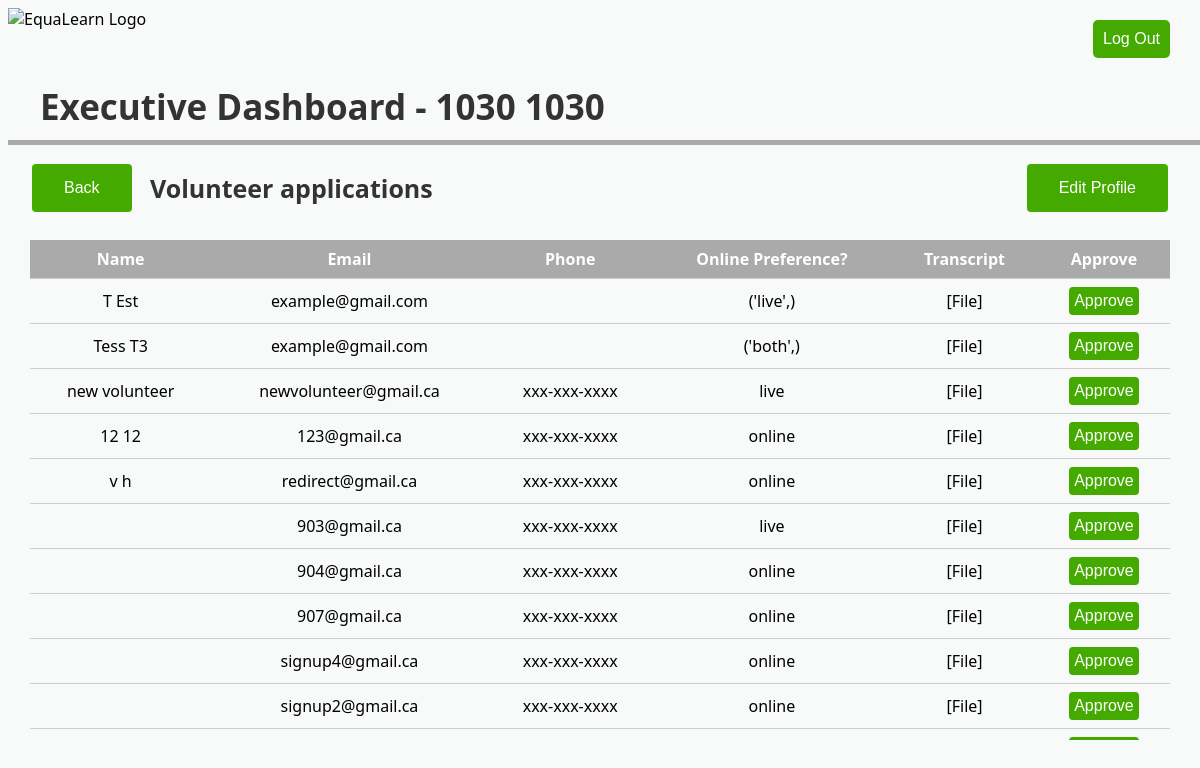
The app's page /approve_volunteers/35/ with its own data.
### equalearn/models.py (models this page shows)
class User(models.Model):
    User_ID = models.AutoField(primary_key = True)
    username = models.CharField(max_length = 100, unique = True)
    usertype = models.CharField(max_length = 10, blank = True, null = True)
    name = models.CharField(max_length=50)
    phone_number = models.CharField(max_length = 12)
    email = models.CharField(max_length = 60)

class Tutor(User):
    preference_online = models.CharField(max_length=50)
    date_started = models.DateField(auto_now_add = True)
    accepted = models.BooleanField(default = False)

### equalearn/views.py (the view)
# urls.py: url(r'approve_volunteers/(?P<id>\d+)/$', views.approve_volunteers, name = "approve_volunteers"),
def approve_volunteers(request, id):
    exec = Executive.objects.get(User_ID = id)
    unapprovedtutors = Tutor.objects.filter(accepted = False)
    return render(request, 'approvevolunteers.html', {'executive': exec, 'tutors': unapprovedtutors})

### templates/approvevolunteers.html (shortened to what this page needs)
<!DOCTYPE html>
{% load static %}
<html>
<head>
  <link rel="stylesheet" href="{% static 'equalearndb/dashboardstyle.css' %}">
</head>
<button class = "logoutbutton">Log Out</button>
<img src = "https://i.imgur.com/Z9fdh0a.png" alt = "EquaLearn Logo" height = "50" style = "float:left">
<h1> Executive Dashboard - {{executive.name}}</h1>
<div class="rectangle"></div>
<h2> Volunteer applications </h2>
<a href = "{% url 'executive_dashboard' id=executive.User_ID %}"><button class = "button1" style = "button;">Back</button></a>
<button class = "editprofilebutton" style = "button;">Edit Profile</button>
    <div class="tableFixHead">
      <table>
        <thead>
   <tr>
    <th>Name</th>
    <th>Email</th>
    <th>Phone</th>
    <th>Online Preference?</th>
    <th>Transcript</th>
    <th>Approve</th>
  </tr>
  {% for tutor in tutors %}
  <tr>
    <td><center>{{tutor.name}}</center></td>
    <td><center>{{tutor.email}}</center></td>
    <td><center>{{tutor.phone_number}}</center></td>
    <td><center>{{tutor.preference_online}}</center></td>
    <td><center>[File]</center></td>
    <td><center><a href = "{% url 'approve_tutor' eid=executive.User_ID tid=tutor.User_ID %}"><button class = "tablebutton">Approve</button></a></center></td>
  </tr>
  {% endfor %}
      </table>
    </div>
</body>
</html>

### static/equalearndb/dashboardstyle.css (style rules this page uses)
.logoutbutton { border: none; color: white; background-color:#44aa00; text-align: center; font-size: 16px; padding: 10px; border-radius: 5px; position: absolute; right: 30px; top: 20px; }
h1 { color: #333333; position: absolute; font-size: 35px; left: 40px; top: 60px; }
.rectangle { height: 5px; width: 100%; background-color: #AAA; position: absolute; top: 140px; }
.button1 { position: absolute; top: 160px; left: 30px; border: none; background-color:#44aa00; color: white; padding: 15px 32px; text-align: center; font-size: 16px; margin: 4px 2px; border-radius: 4px }
.editprofilebutton { position: absolute; top: 160px; right: 30px; border: none; background-color:#44aa00; color: white; padding: 15px 32px; text-align: center; font-size: 16px; margin: 4px 2px; border-radius: 4px }
.tablebutton { border: none; color: white; background-color:#44aa00; text-align: center; font-size: 16px; padding: 5px; border-radius: 4px; }
.tableFixHead { overflow-y: auto; height: 500px; position: absolute; top: 240px; right: 30px; left: 30px; }
.tableFixHead thead th { position: sticky; top: 0; }
table { border-collapse: collapse; width: 100%; }
th, td { padding: 8px 16px; border-bottom: 1px solid #ccc; }
th { color: #fff; background: #aaa; }

### templates/approvevolunteers.html (style rules this page uses)
h2 { color: #333333; position: absolute; font-size: 25px; top: 150px; left: 150px; }

### records on screen
User: name "1030 1030"
Tutor: name "T Est", email "example@gmail.com", preference_online "('live',)"
Tutor: name "Tess T3", email "example@gmail.com", preference_online "('both',)"
Tutor: name "new volunteer", email "newvolunteer@gmail.ca", phone_number "xxx-xxx-xxxx", preference_online "live"
Tutor: name "12 12", email "123@gmail.ca", phone_number "xxx-xxx-xxxx", preference_online "online"
Tutor: name "v h", email "redirect@gmail.ca", phone_number "xxx-xxx-xxxx", preference_online "online"
Tutor: email "903@gmail.ca", phone_number "xxx-xxx-xxxx", preference_online "live"
Tutor: email "904@gmail.ca", phone_number "xxx-xxx-xxxx", preference_online "online"
Tutor: email "907@gmail.ca", phone_number "xxx-xxx-xxxx", preference_online "online"
Tutor: email "signup4@gmail.ca", phone_number "xxx-xxx-xxxx", preference_online "online"
Tutor: email "signup2@gmail.ca", phone_number "xxx-xxx-xxxx", preference_online "online"
